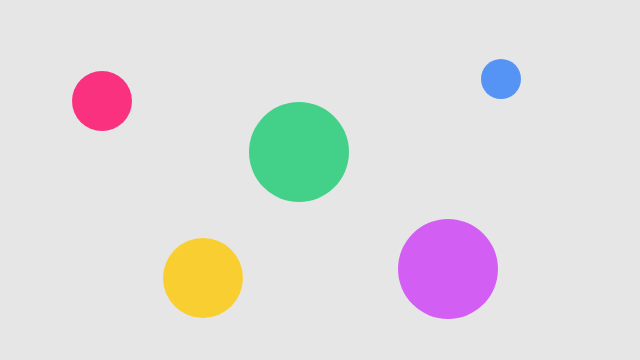
Frame 1 (no input)
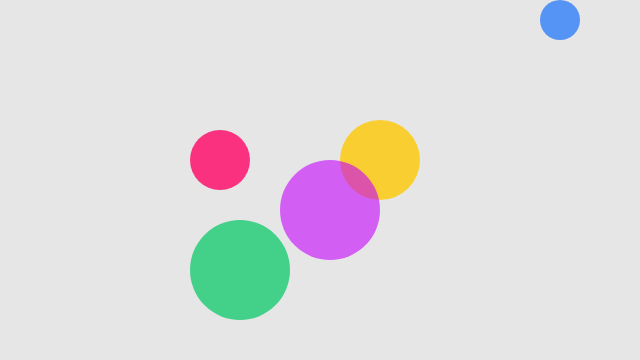
Frame 60 (no input)
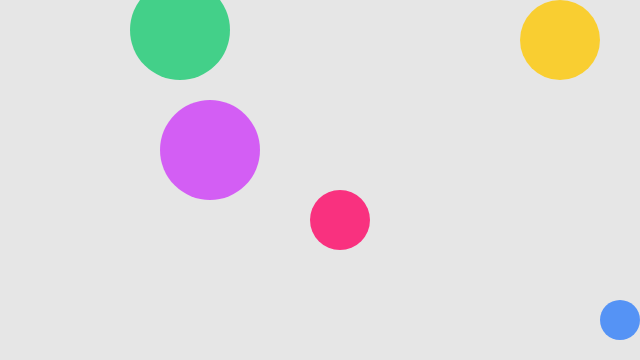
Frame 120 (the mouse pressed at the canvas centre since frame 60)

The p5.js sketch that drew these frames (run headless with seeded random() and noise() and a simulated clock; from frame 60 on, the mouse is pressed at the canvas centre):

// p5.js sketch
// ── sketch.js
// What changed: move() now wraps the ball around to the opposite edge
// using modulo arithmetic, instead of letting it drift off the canvas.
class Ball {
    constructor(x, y, vx, vy, d, c) {
        this.x = x;
        this.y = y;
        this.vx = vx;
        this.vy = vy;
        this.diameter = d;
        this.col = c;
    }

    move() {
        this.x = (this.x + this.vx + width) % width;
        this.y = (this.y + this.vy + height) % height;
    }

    display() {
        noStroke();
        fill(this.col);
        circle(this.x, this.y, this.diameter);
    }
}

let balls;

const bg = 230;

function setup() {
    createCanvas(640, 360);

    balls = [
        new Ball(100, 100,  2,  1, 60,  color(255, 0, 100, 200)),
        new Ball(300, 150, -1,  2, 100, color(0, 200, 100, 180)),
        new Ball(500, 80,   1, -1, 40,  color(0, 100, 255, 160)),
        new Ball(200, 280,  3, -2, 80,  color(255, 200, 0, 200)),
        new Ball(450, 270, -2, -1, 100, color(200, 0, 255, 150))
    ];
}

function draw() {
    background(bg);

    for (let i = 0; i < balls.length; i++) {
        balls[i].move();
        balls[i].display();
    }
}
